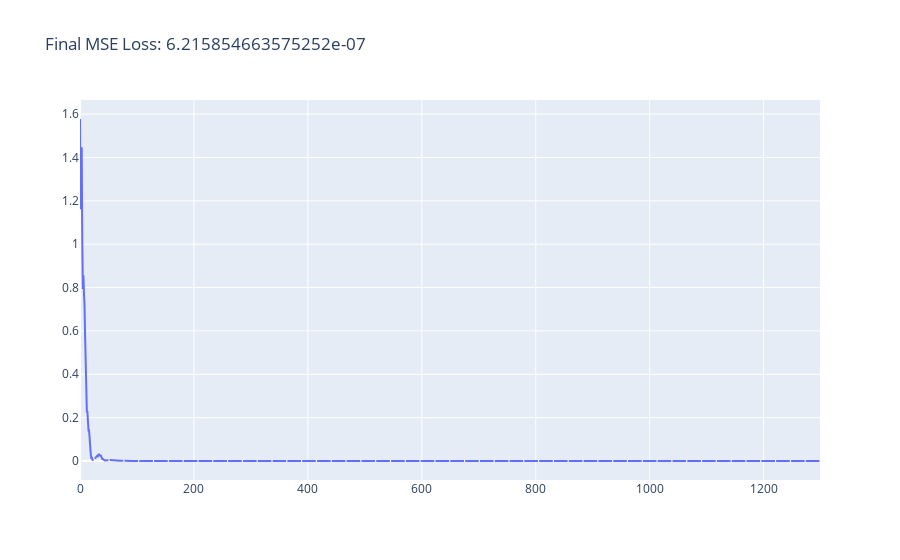

Here is the notebook cell this chart was saved with:
### Code cell
agent = Agent(dim_shape=(1, 1), lr=0.001)
agent.fit(x, y, epochs=50, batch_size=40)

### Figure 1 — Plotly figure (JSON) as saved in the notebook; plotly's stock layout.template omitted (floating-point values rounded to 4 significant figures; data arrays with more than 128 entries replaced by an {"elided": "..."} marker saying what was removed)
{"data": [{"mode": "lines", "name": "Loss", "type": "scatter", "y": {"elided": "1300 float values"}}], "layout": {"title": {"text": "Final MSE Loss: 6.215854663575252e-07"}}}
